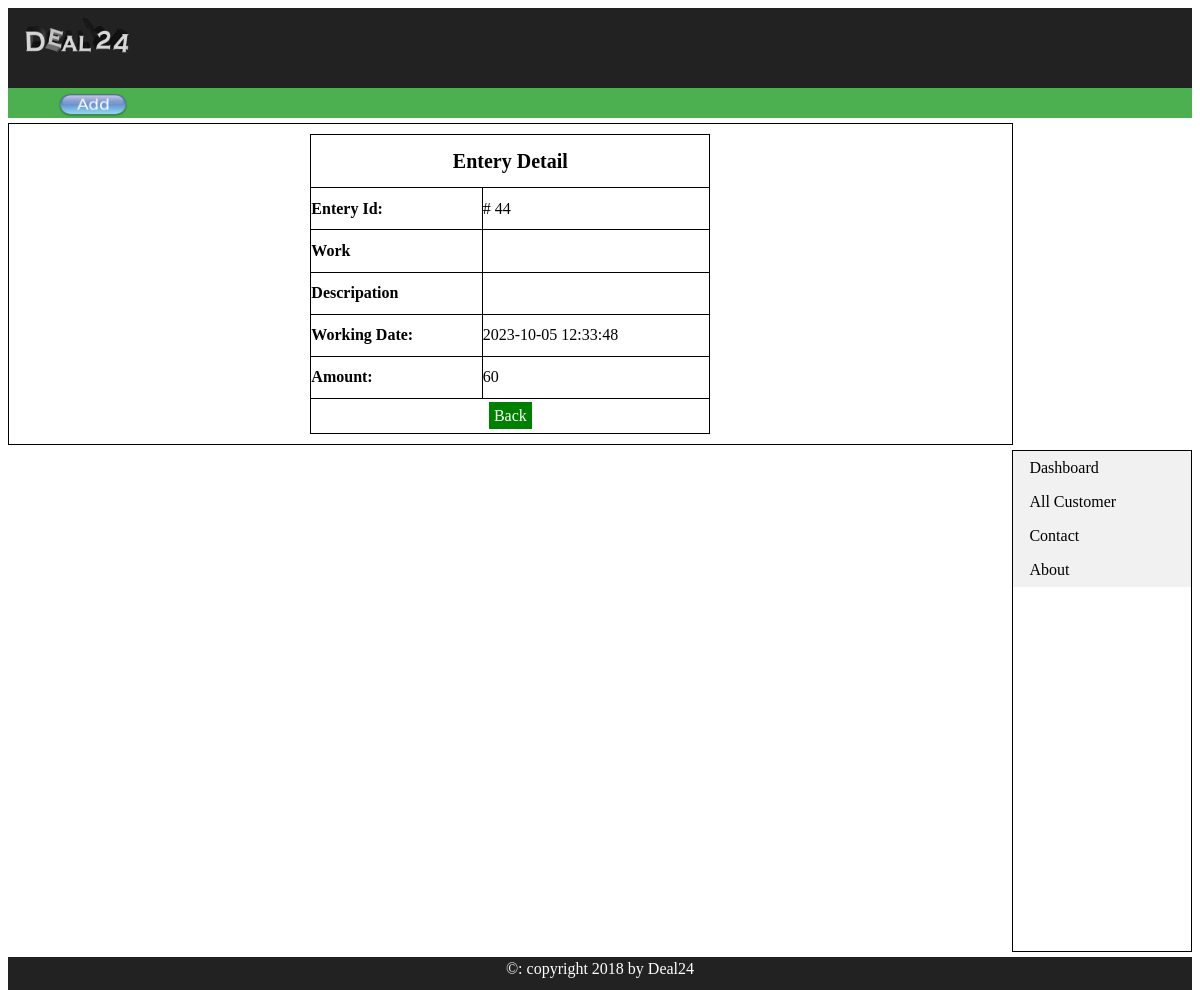
Screenshot of /view_work.php?en_id=44 with the database file from the repository.
### tables this page shows
CREATE TABLE `entery` (
  `entery_id` int(50) NOT NULL,
  `cos_id` int(50) NOT NULL,
  `date` timestamp NOT NULL DEFAULT current_timestamp(),
  `item` varchar(45) NOT NULL,
  `item_desc` varchar(45) NOT NULL,
  `price` int(20) NOT NULL
);

### view_work.php (the view, shortened to what this page needs)
<?php
include("includes/db24.php");
?>
<html>
<head>
 <body>
  <div class="header"><img src="images/logo10.png" height="40" width="120">
  </div>
  <div class="navbar"><a href="add_costumer.php"><img src="images/add1.png" height="24" width="70"></a></div>
  <div class="left_content">
<?php
		$user = $_GET['en_id'];
        $get_user = "select * from entery where entery_id='$user'";
        $run_user = mysqli_query($con, $get_user);
        $row=mysqli_fetch_array($run_user);
	   $entery_id=$row['entery_id'];
	  $date=$row['date'];
	  $price=$row['price'];
?>
<table align="center"width="400px"height="300px">
<tr><td align="center" colspan="2"style="font-size:20px;"><b> Entery Detail </b></td></tr>
  <tr>
  <td><b>Entery Id: </b></td>
  <td>  #
  <?php echo $entery_id;?>
  </td>
  </tr>
    <tr>
  <td><b>Work</b></td>
  <td>
  </td>
  </tr>
      <tr>
  <td><b>Descripation</b></td>
  <td>
  </td>
  </tr>
  <tr>
  <td><b>Working Date: </b></td>
  <td>
  <?php echo $date;?>
  </td>
  </tr>
    <tr>
  <td><b>Amount: </b></td>
  <td>
  <?php echo $price;?>
  </td>
  </tr>
<tr style="height:35px;">
	<td align="center" colspan="2"><a href="all_costumer.php"style="text-decoration:none; color:#fff;background: green;padding:5px;">Back</a>
  </tr>
  </table>
  </div>
  <div class="right_content">
    <ul>
	   <li><a href="index.php">Dashboard</a></li>
       <li><a href="all_costumer.php">All Customer</a></li>
       <li><a href="#contact">Contact</a></li>
       <li><a href="#about">About</a></li>
    </ul>
  </div>
  <div class="footer"><div align="center" class="footer_text">&copy: copyright 2018 by Deal24</div></div>
 </body>
</html>

### view_work.php (style rules this page uses)
.header { padding-top:10px; padding-left:10px; height:70px; width:auto; background:#222; }
.navbar { padding-top:5px; padding-left:50px; height:25px; width:auto; background:#4caf50; }
.left_content { float:left; padding:10px; margin-top:5px; height:auto; width:83%; background:#fff; border:1px solid black; }
table,td { padding:0px; border:1px solid black; border-collapse: collapse; }
.right_content { float:right; margin-top:5px; height:500px; width:15%; background:#fff; border:1px solid black; }
ul { list-style-type: none; margin: 0; padding: 0; width: 100%; background-color: #f1f1f1; }
li a { display: block; color: #000; padding: 8px 16px; text-decoration: none; }
.footer { margin-top:5px; padding-top:3px; float:left; height:30px; width:100%; background:#222; }
.footer_text { color:#fff; }

### rows the page displays
entery: entery_id "44", date "2023-10-05 12:33:48", price "60"
